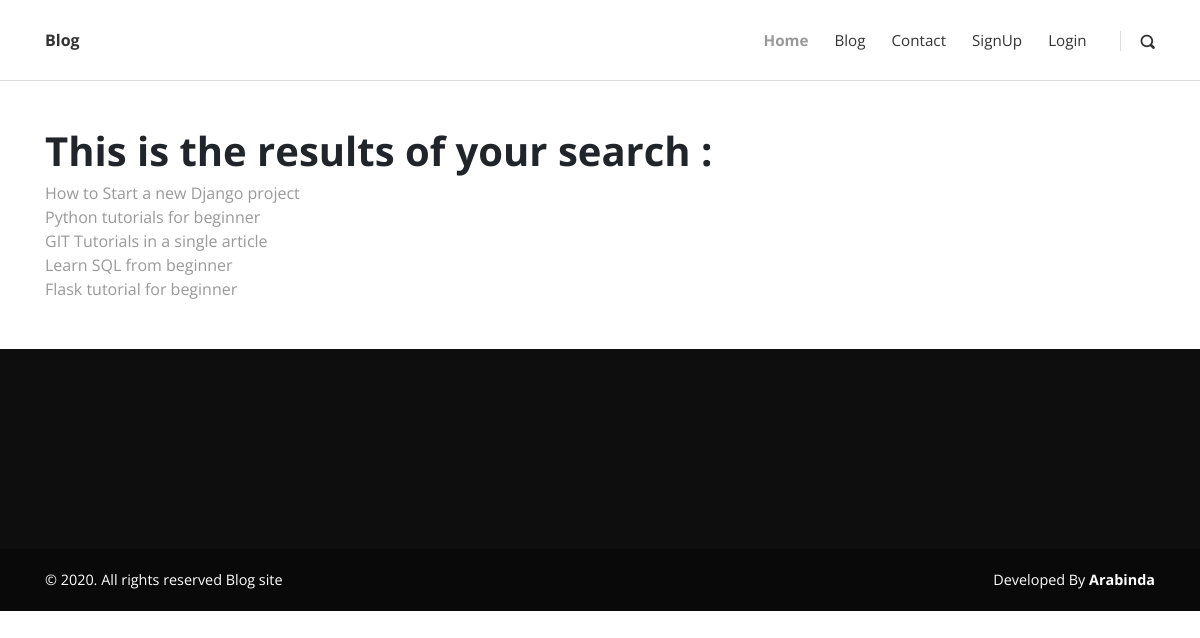
/search/, run on an earlier commit of the app's database.
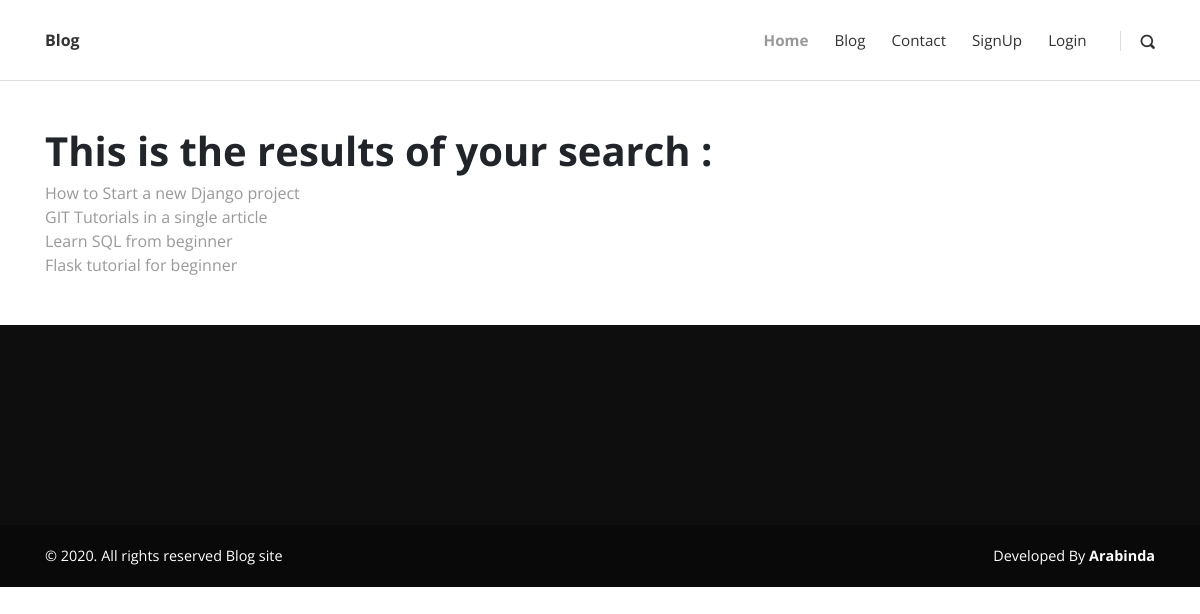
And on a later commit of the database.
### posts/models.py (models this page shows, shortened)
class Post(models.Model):
    title = models.CharField(max_length=255)
    overview = models.TextField()
    timestamp = models.DateTimeField(auto_now_add=True)
    content = models.TextField()
    author = models.ForeignKey(Author, on_delete=models.CASCADE)
    thumbnail = models.ImageField()
    categories = models.ManyToManyField(Category)
    featured = models.BooleanField(default = True)
    previous_post = models.ForeignKey('self', related_name="previous", on_delete=models.SET_NULL, blank=True, null=True)
    next_post = models.ForeignKey('self', related_name="next", on_delete=models.SET_NULL, blank=True, null=True)
    def get_absolute_url(self):
        return reverse('post_detail', kwargs={
            'id':self.id,
        })

### posts/views.py (the view)
# urls.py: path('search/', search, name="search"),
def search(request):
    queryset = Post.objects.all()
    query = request.GET.get('q')
    if query:
        queryset = queryset.filter(
            Q(title__icontains=query)  |   Q(overview__icontains=query)
        ).distinct()
    context = {
        'queryset' : queryset,
    }
    return render(request, 'search_results.html', context)

### templates/search_results.html
{% extends "base.html" %}
{% load static %}
{% block content %}
<div class="container mt-5 mb-5">
    <h1>This is the results of your search :</h1>
    {% for post in queryset  %}
        <a href="{{ post.get_absolute_url  }}">{{ post.title }}</a><br/>
    {% endfor %}
</div>
{% endblock %}

### templates/base.html (shortened to what this page needs)
<!DOCTYPE html>
<html>
    {% include 'head.html' %}
    <body>
        {% include 'header.html' %}
        {% block content %}
        {% endblock content %}
        {% include 'footer.html' %}
    </body>
</html>

### templates/head.html (shortened to what this page needs)
{% load static %}
<head>
    <link rel="stylesheet" href="{% static 'vendor/bootstrap/css/bootstrap.min.css' %}">
    <link rel="stylesheet" href="{% static 'vendor/font-awesome/css/font-awesome.min.css' %}">
    <link rel="stylesheet" href="{% static 'css/fontastic.css' %}">
    <link rel="stylesheet" href="{% static 'vendor/@fancyapps/fancybox/jquery.fancybox.min.css' %}">
    <link rel="stylesheet" href="{% static 'css/style.default.css' %}" id="theme-stylesheet">
    <link rel="stylesheet" href="{% static 'css/custom.css' %}">
    <link href='{% static "styles/github.css" %}' rel="stylesheet">
  </head>

### templates/header.html (shortened to what this page needs)
<header class="header">
    <nav class="navbar navbar-expand-lg">
      <div class="container">
        <div class="navbar-header d-flex align-items-center justify-content-between">
          <a href="/" class="navbar-brand">Blog</a>
        </div>
        <div id="navbarcollapse" class="collapse navbar-collapse">
          <ul class="navbar-nav ml-auto">
            <li class="nav-item"><a href="/" class="nav-link active ">Home</a>
            </li>
            <li class="nav-item"><a href="blog/" class="nav-link ">Blog</a>
            </li>
            <li class="nav-item"><a href="contact/" class="nav-link ">Contact</a>
            {% if request.user.is_authenticated %}
            <li class="nav-item"><a href="{% url 'account_logout' %}" class="nav-link ">Logout</a>
            </li>
            {% else %}
            </li>
            <li class="nav-item"><a href="{% url 'account_signup' %}" class="nav-link ">SignUp</a>
            </li>
            <li class="nav-item"><a href="{% url 'account_login' %}" class="nav-link ">Login</a>
            {% endif %}
          </ul>
          <div class="navbar-text"><a href="#" class="search-btn"><i class="icon-search-1"></i></a></div>
        </div>
      </div>
    </nav>
  </header>

### templates/footer.html (shortened to what this page needs)
 {% load static %}
 <footer class="main-footer">
    <div class="copyrights">
      <div class="container">
        <div class="row">
          <div class="col-md-6">
            <p>&copy; 2020. All rights reserved Blog site</p>
          </div>
          <div class="col-md-6 text-right">
            <p>Developed By <a href="https://github.com/arabindamahato" class="text-white"><strong>Arabinda</strong></a>
            </p>
          </div>
        </div>
      </div>
    </div>
  </footer>

### templates/scripts.html (shortened to what this page needs)
{% load static %}

### static_in_env/css/style.default.css (style rules this page uses)
body { overflow-x: hidden; }
strong { font-weight: 700; }
a, i, span { display: inline-block; text-decoration: none; -webkit-transition: all 0.3s; transition: all 0.3s; }
a i { -webkit-transition: none; transition: none; }
ul { margin: 0; padding: 0; }
i[class*="icon-"] { -webkit-transform: translateY(3px); transform: translateY(3px); }
.text-white { color: #fff; }
h1, h2, h3, h4, h5, h6 { margin-bottom: 15px; }
.navbar { background: #fff; padding-top: 20px !important; padding-bottom: 20px !important; z-index: 9998; border-bottom: 1px solid #ddd; }
.navbar .langs a:first-of-type, .navbar .search-btn { margin-left: 20px; padding-left: 20px; border-left: 1px solid #ddd; height: 20px; line-height: 20px; }
.navbar .search-btn { color: #333; font-size: 0.9em; }
.navbar .navbar-nav a.nav-link { color: #333; margin: 0 5px; font-weight: 400; font-size: 0.95em; }
.navbar .navbar-nav a.nav-link.active { color: #999; font-weight: bold; }
footer.main-footer { background: #0e0e0e; padding: 100px 0 0; color: #fff; }
footer.main-footer a { color: inherit; font-weight: 300; margin-bottom: 7px; }
footer.main-footer .copyrights { background: #090909; margin-top: 100px; padding: 20px 0; font-size: 0.9em; }
footer.main-footer .copyrights * { margin-bottom: 0; }
.navbar { padding: 0.5rem 1rem; }
.navbar-brand { display: inline-block; padding-top: 0.5rem; padding-bottom: 0.5rem; margin-right: 1rem; font-size: 1rem; color: #333; font-weight: bold; }
body { font-family: "Open Sans", sans-serif; font-size: 1rem; font-weight: normal; line-height: 1.5; color: #212529; background-color: #fff; }
a { color: #999; text-decoration: none; }
h1, h2, h3, h4, h5, h6, .h1, .h2, .h3, .h4, .h5, .h6 { margin-bottom: 0.5rem; font-family: inherit; font-weight: 700; line-height: 1.1; color: inherit; }
h1, .h1 { font-size: 2.5rem; }

What changed in the data, as far as the page shows it:
removed Post: title "Python tutorials for beginner"
